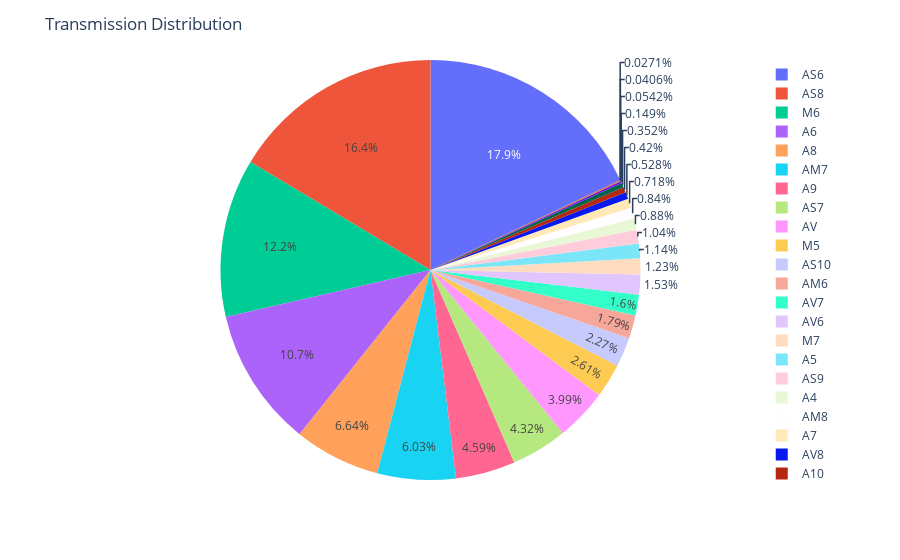

The notebook cell saved with this chart:
### Code cell
transmission_distr =df['transmission'].value_counts().reset_index()
fig = px.pie(transmission_distr, values='transmission', names='index')
fig.update_layout(title="Transmission Distribution")
fig.show()

### Figure 1 — Plotly figure (JSON) as saved in the notebook; plotly's stock layout.template omitted (floating-point values rounded to 4 significant figures)
{"data": [{"domain": {"x": [0, 1], "y": [0, 1]}, "hovertemplate": "index=%{label}<br>transmission=%{value}<extra></extra>", "labels": ["AS6", "AS8", "M6", "A6", "A8", "AM7", "A9", "AS7", "AV", "M5", "AS10", "AM6", "AV7", "AV6", "M7", "A5", "AS9", "A4", "AM8", "A7", "AV8", "A10", "AS5", "AV10", "AM5", "AM9", "AS4"], "legendgroup": "", "name": "", "showlegend": true, "type": "pie", "values": [1324, 1211, 901, 789, 490, 445, 339, 319, 295, 193, 168, 132, 118, 113, 91, 84, 77, 65, 62, 53, 39, 31, 26, 11, 4, 3, 2]}], "layout": {"legend": {"tracegroupgap": 0}, "margin": {"t": 60}, "title": {"text": "Transmission Distribution"}}}
